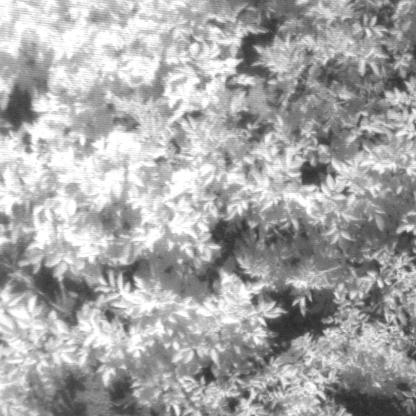
#> input picture ref_image.jpg, 416 x 416 px, found by its file name
$ python registration.py
#> lines starting #> are read from the running program, lines starting #| are printed output that depends on the picture
#> further down, ref_image is the input picture: shape (416, 416, 3); min 38, max 255, mean 167.5
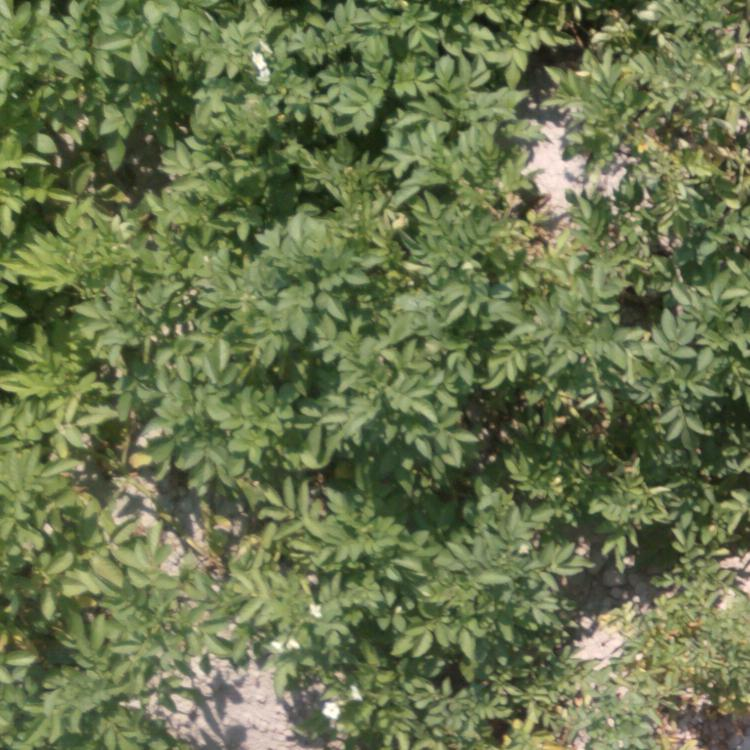
#> input picture target_image.jpg, 750 x 750 px, found by its file name
#> further down, target_image is the input picture: shape (750, 750, 3); mean B, G, R 78.4, 116.6, 106.1
import cv2
import numpy as np

def register_images(reference_img, target_img):
    """
    Registra la imagen 'target_img' a la imagen 'reference_img' usando SIFT y homografía.

    :param reference_img: Imagen de referencia (por ejemplo, canal NIR)
    :param target_img: Imagen a registrar (por ejemplo, canal RGB o Red)
    :return: Imagen registrada
    """

    ref_gray = cv2.cvtColor(reference_img, cv2.COLOR_BGR2GRAY)
    target_gray = cv2.cvtColor(target_img, cv2.COLOR_BGR2GRAY)
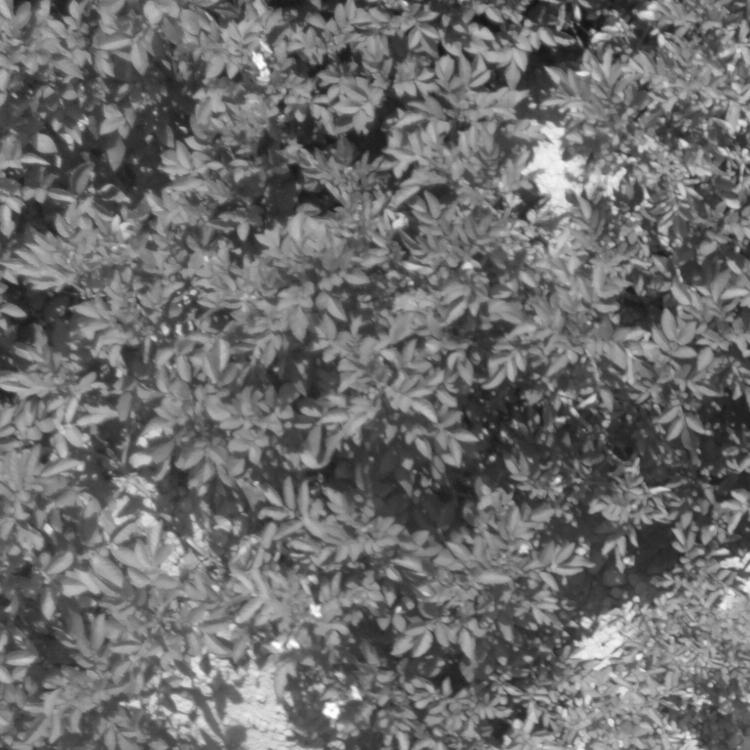
#> target_gray: shape (750, 750); min 17, max 254, mean 109.1

    sift = cv2.SIFT_create()
    keypoints_ref, descriptors_ref = sift.detectAndCompute(ref_gray, None)
#> keypoints_ref = 3114 keypoints; strongest (x, y, size): (312, 174, 17.1), (380, 284, 3.6), (20, 110, 21), (409, 228, 4.8)
    keypoints_target, descriptors_target = sift.detectAndCompute(target_gray, None)
#> keypoints_target = 7581 keypoints; strongest (x, y, size): (331, 710, 10.8), (577, 13, 5.4), (683, 143, 5.8), (355, 694, 7.4)

    index_params = dict(algorithm=1, trees=5)
    search_params = dict(checks=50)
    flann = cv2.FlannBasedMatcher(index_params, search_params)
    matches = flann.knnMatch(descriptors_ref, descriptors_target, k=2)
#> matches = 3114 matches

    good_matches = []
    for m, n in matches:
        if m.distance < 0.7 * n.distance:
            good_matches.append(m)
#> after the loop, good_matches = 101 matches

    if len(good_matches) > 10:
        ref_pts = np.float32([keypoints_ref[m.queryIdx].pt for m in good_matches]).reshape(-1, 1, 2)
#> ref_pts = 101 rows, first 8: [17.53, 410.3], [17.53, 410.3], [52.79, 82.3], [57.11, 118.7], [61.74, 111.3], [82.42, 141.3], [82.42, 141.3], [92.03, 245]
        target_pts = np.float32([keypoints_target[m.trainIdx].pt for m in good_matches]).reshape(-1, 1, 2)
#> target_pts = 101 rows, first 8: [132.7, 739.8], [132.7, 739.8], [200.5, 118], [202.1, 188.1], [212.9, 174.8], [242.7, 232.9], [242.7, 232.9], [255.1, 427.7]

        homography_matrix, mask = cv2.findHomography(target_pts, ref_pts, cv2.RANSAC, 5.0)
#> homography_matrix = [[0.561, 0.0139, -58.79], [-0.0266, 0.529, 23.75], [-3.97e-05, 9.47e-06, 1]]; mask = 101 values, max 1 at index 2, min 0 at index 0, mean 0.97

        height, width, channels = reference_img.shape
#> height = 416; width = 416; channels = 3
        registered_img = cv2.warpPerspective(target_img, homography_matrix, (width, height))
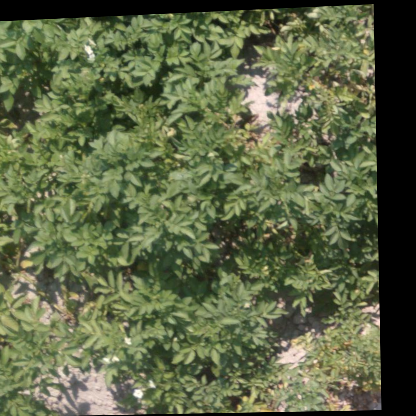
#> registered_img: shape (416, 416, 3); mean B, G, R 69.8, 102.1, 93.3

        return registered_img
    else:
        print("No se encontraron suficientes emparejamientos.")
        return None

ref_image = cv2.imread('./ref_image.jpg')
target_image = cv2.imread('./target_image.jpg')

registered_red_img = register_images(ref_image, target_image)

if registered_red_img is not None:
    cv2.imshow('Imagen Registrada', registered_red_img)
    cv2.waitKey(0)
    cv2.destroyAllWindows()
    cv2.imwrite('registered_red_image.png', registered_red_img)
